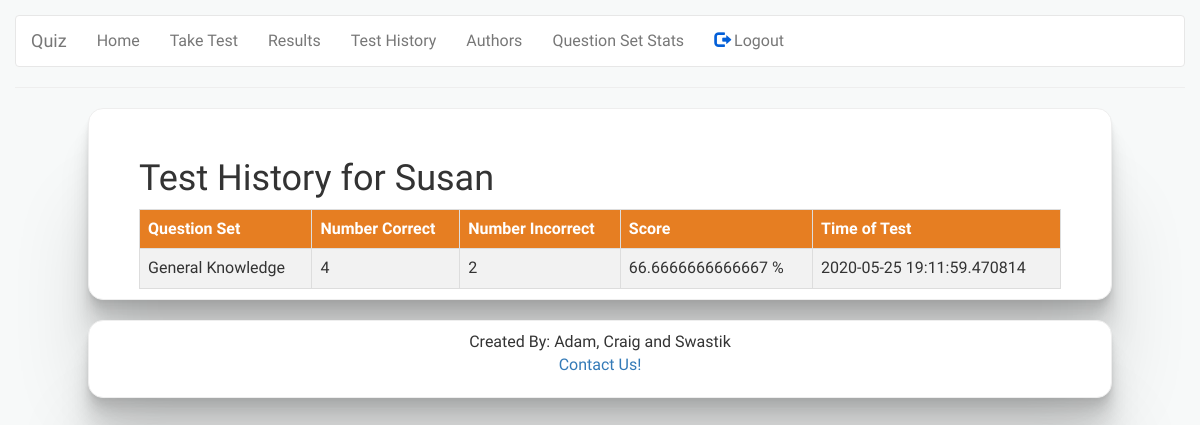
/test_history (signed in), run on the app's committed database.
### app/models.py (models this page shows, shortened)
class User(UserMixin, db.Model):
    id = db.Column(db.Integer, primary_key=True)
    username = db.Column(db.String(64), index=True, unique=True)
    email = db.Column(db.String(120), index=True, unique=True)
    password_hash = db.Column(db.String(128))
    admin = db.Column(db.Boolean)
    answers = db.relationship('UserAnswers', backref='user', lazy='dynamic')

class AnswerSet(db.Model):
    set_id = db.Column(db.Integer, primary_key=True)
    user_id = db.Column(db.Integer, db.ForeignKey('user.id'))
    qset_id = db.Column(db.Integer, db.ForeignKey('question_set.set_id'))
    answers = db.relationship('UserAnswers', secondary=aset_a_assoc)
    numberCorrect = db.Column(db.Integer)
    numberIncorrect = db.Column(db.Integer)
    score = db.Column(db.String(4))
    timeOfAttempt = db.Column(db.DateTime, index=True, default=datetime.now)

class QuestionSet(db.Model):
    set_id = db.Column(db.Integer, primary_key=True)
    set_name = db.Column(db.String(64), unique=True)
    creator_id = db.Column(db.Integer, db.ForeignKey('user.id'))
    questions = db.relationship('Question', secondary=qset_q_assoc)
    asets = db.relationship('AnswerSet', backref='qset', lazy='dynamic')

### app/routes.py (the view)
@app.route('/test_history')
@login_required # this will force login to access the page
def test_history():
    asets = AnswerSet.query.filter_by(user_id=current_user.id).all()
    return render_template('test_history.html', title = 'Attempts', asets=asets)

### app/models.py (called while the page is built)
@login.user_loader
def load_user(id):
    return User.query.get(int(id))

### app/templates/test_history.html
{% extends "base.html" %}
{% block content %}
    <h1>Test History for  {{current_user.username}} </h1>
    <table style="width: 100%; border-collapse: collapse;">
        <tr>
            <th style="border: 1px solid #dddddd; text-align: left; padding: 8px;">Question Set</th>
            <th style="border: 1px solid #dddddd; text-align: left; padding: 8px;">Number Correct</th>
            <th style="border: 1px solid #dddddd; text-align: left; padding: 8px;">Number Incorrect</th>
            <th style="border: 1px solid #dddddd; text-align: left; padding: 8px;">Score</th>
            <th style="border: 1px solid #dddddd; text-align: left; padding: 8px;">Time of Test</th>
        </tr>
        {% for set in asets %}
        <tr>
            <td style="border: 1px solid #dddddd; text-align: left; padding: 8px;">{{set.qset.set_name}}</td>
            <td style="border: 1px solid #dddddd; text-align: left; padding: 8px;">{{set.numberCorrect}}</td>
            <td style="border: 1px solid #dddddd; text-align: left; padding: 8px;">{{set.numberIncorrect}}</td>
            <td style="border: 1px solid #dddddd; text-align: left; padding: 8px;">{{set.score}} %</td>
            <td style="border: 1px solid #dddddd; text-align: left; padding: 8px;">{{set.timeOfAttempt}}</td>
        </tr>
        {% endfor %}
    </table>
{% endblock %}

### app/static/css/main_2.css (style rules this page uses)
body { margin: 15px; border: 10rem; font-family: 'Exo 2', sans-serif; font-size: medium; background-color: #F7F9F9; }
table { border-collapse: separate; width: 100%; border-radius: 10px; }
th, td { text-align: center; padding: 8px; }
th { background-color: #E67E22; color: white; text-align: center; }
tr:nth-child(even) { background-color: #f2f2f2; }
tr:nth-child(odd) { background-color: #e6e0dc; }

### data on the page
User: username "Susan"
AnswerSet: qset.set_name "General Knowledge", numberCorrect "4", numberIncorrect "2", score "66.6666666666667", timeOfAttempt "2020-05-25 19:11:59.470814"
